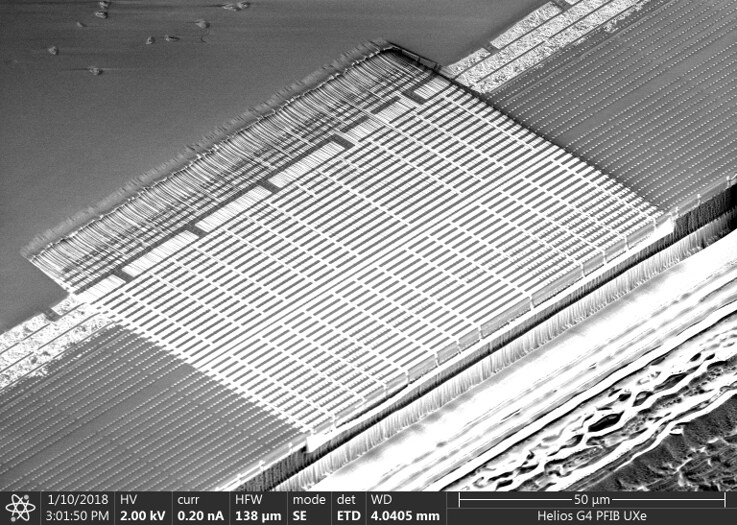
#> input picture data/FIB Sample 2.jpeg, 737 x 525 px
$ python -i thickness.py   (imports and definitions only)
#> lines starting #> are read from the running program, lines starting #| are printed output that depends on the picture; after the words box and inside, x2 and y2 are one past the last pixel; in counts of white or black regions, pixels touching at a corner belong together
#> further down, picture is the input picture: shape (525, 737); min 0, max 255, mean 154.6
import numpy as np
from scipy import ndimage
from skimage import measure, morphology, feature

# [102 lines left out: functions measure_film_thickness, measure_film_profile, not called in this run]

def detect_layers(image, min_size=100, max_regions=5):
    """Detect multiple layers in a TEM image."""
#> called with min_size = 100, max_regions = 5
    # Apply gradient-based edge detection
    gradient = feature.canny(image, sigma=2.0)
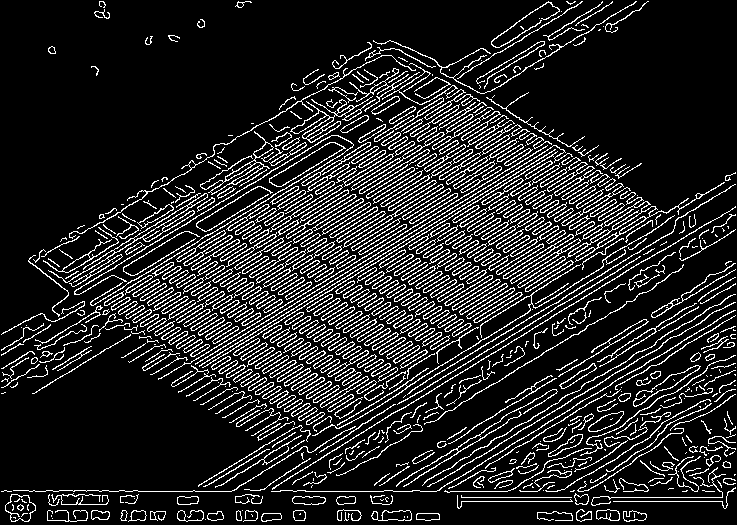
#> gradient: shape (525, 737) bool; 14.5% white in thin lines or dots

    # Close gaps in the edges
    closed_gradient = morphology.closing(gradient, morphology.square(3))
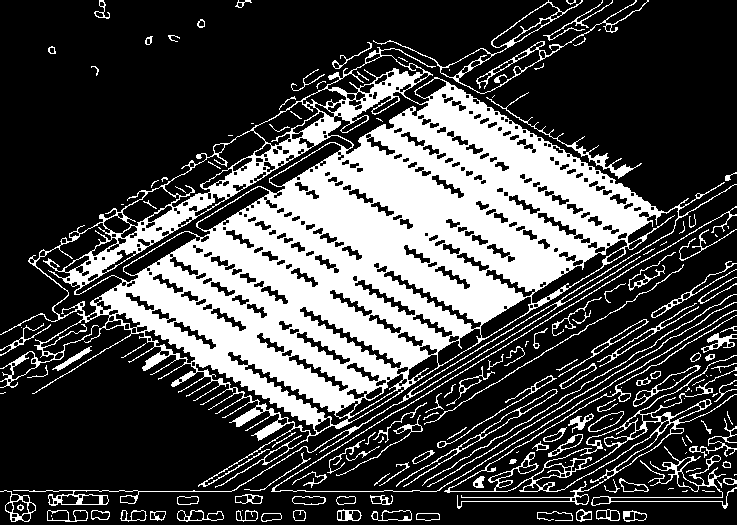
#> closed_gradient: shape (525, 737) bool; 29% white; 165 white regions (57 under 20 px)

    # Label the regions
    labeled = measure.label(~closed_gradient)
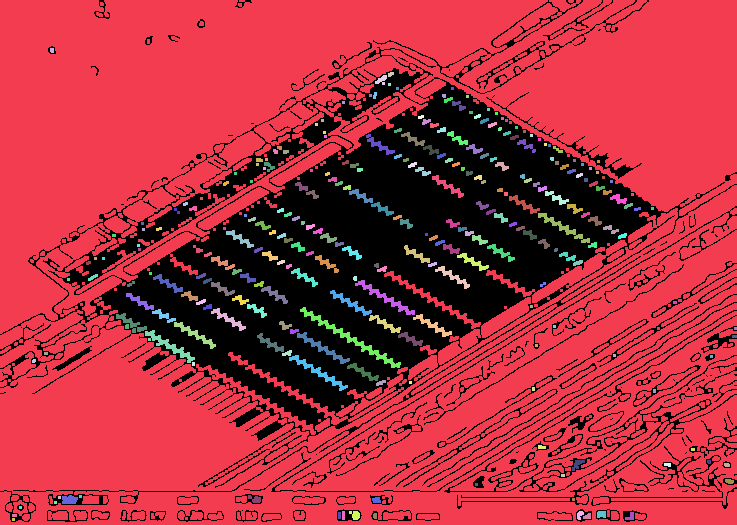
#> labeled: shape (525, 737) int32; 271 distinct labels, from 0 to 270; one colour per label, 0 black

    # Get region properties
    regions = measure.regionprops(labeled)
#> regions = 270 regions; largest, box (x1, y1, x2, y2) and area: (0, 0, 737, 525) 260414, (300, 307, 401, 368) 643, (355, 280, 415, 315) 363, (145, 330, 195, 363) 353, (289, 355, 348, 391) 353

    # Filter regions by size and keep only the largest ones
    valid_regions = [r for r in regions if r.area >= min_size]
#> valid_regions = 40 regions; largest, box (x1, y1, x2, y2) and area: (0, 0, 737, 525) 260414, (300, 307, 401, 368) 643, (355, 280, 415, 315) 363, (145, 330, 195, 363) 353, (289, 355, 348, 391) 353
    valid_regions = sorted(valid_regions, key=lambda r: r.area, reverse=True)[:max_regions]
#> valid_regions = 5 regions; box (x1, y1, x2, y2) and area: (0, 0, 737, 525) 260414, (300, 307, 401, 368) 643, (355, 280, 415, 315) 363, (145, 330, 195, 363) 353, (289, 355, 348, 391) 353

    # Create a new labeled image with only the valid regions
    result_labeled = np.zeros_like(labeled)
    for i, region in enumerate(valid_regions, 1):
        mask = labeled == region.label
        result_labeled[mask] = i
#> this loop made 5 passes
#> pass 1, in detect_layers, `mask = labeled == region.label`:
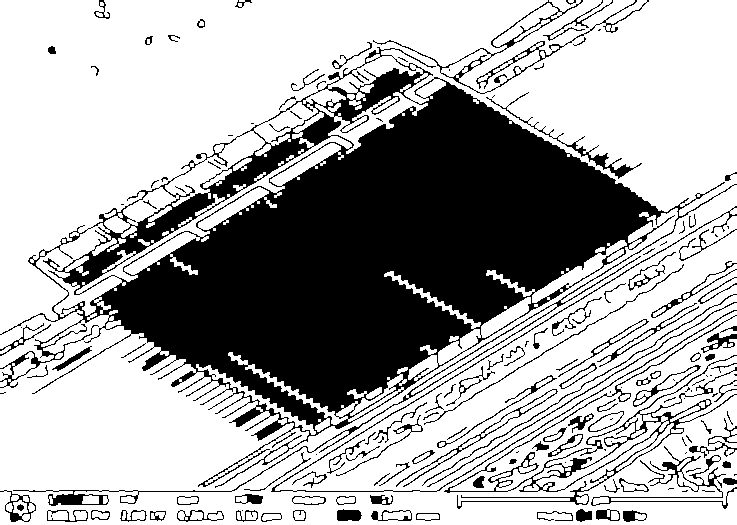
#> mask: shape (525, 737) bool; 67.3% white; 165 black regions (57 under 20 px), largest, box (x1, y1, x2, y2) and area: (0, 47, 737, 506) 107153, (444, 315, 737, 509) 3349, (373, 0, 649, 94) 1445
#> pass 2, in detect_layers, `mask = labeled == region.label`:
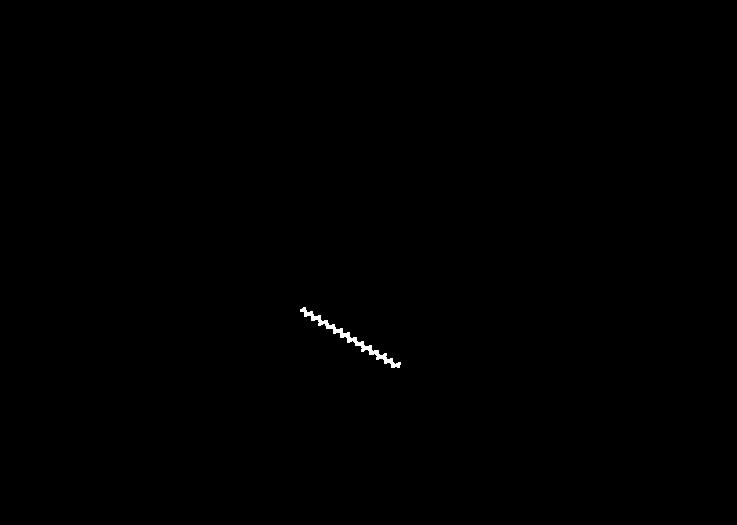
#> mask: shape (525, 737) bool; 0.17% white; 1 white region, box (x1, y1, x2, y2) and area: (300, 307, 401, 368) 643
#> pass 3, in detect_layers, `mask = labeled == region.label`:
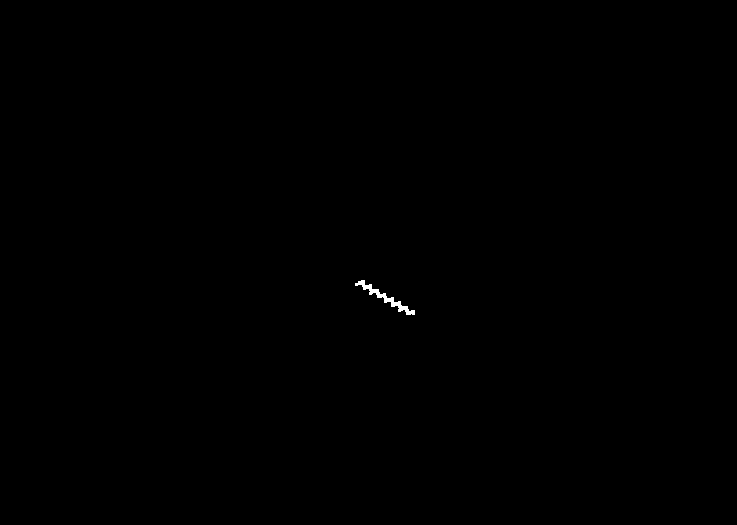
#> mask: shape (525, 737) bool; 0.09% white; 1 white region, box (x1, y1, x2, y2) and area: (355, 280, 415, 315) 363
#> after the loop:
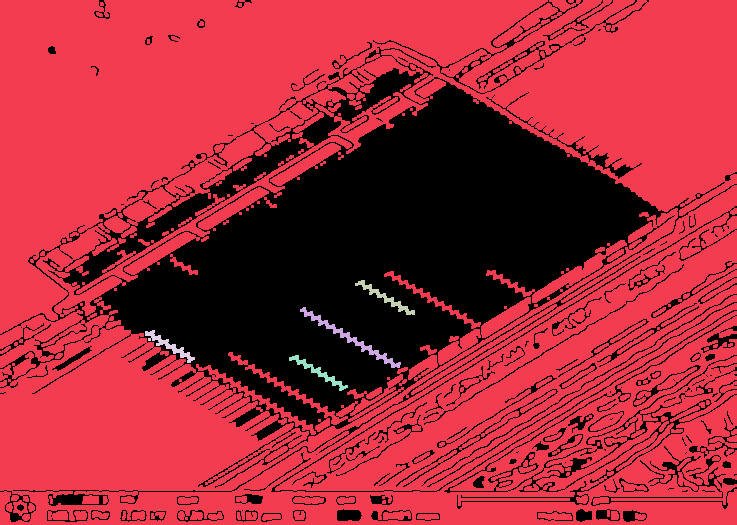
#> result_labeled: shape (525, 737) int32; 6 distinct labels, from 0 to 5; one colour per label, 0 black

    return result_labeled, valid_regions

>>> import cv2
>>> picture = cv2.imread('../../data/FIB Sample 2.jpeg', cv2.IMREAD_GRAYSCALE)
>>> result = detect_layers(picture)

$ run again, on data/TEM Sample 1.jpeg
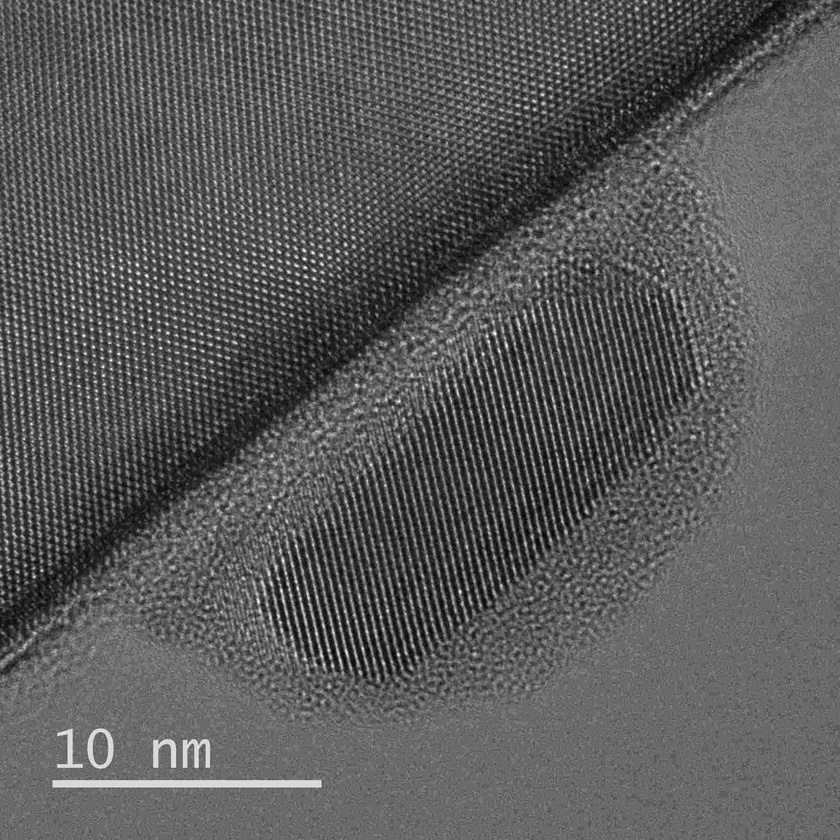
#> input picture data/TEM Sample 1.jpeg, 840 x 840 px, shrunk from 2048 x 2048 before the run
#> picture is the input picture: shape (840, 840); min 0, max 255, mean 90.1
#> in detect_layers, `gradient = feature.canny(image, sigma=2.0)`:
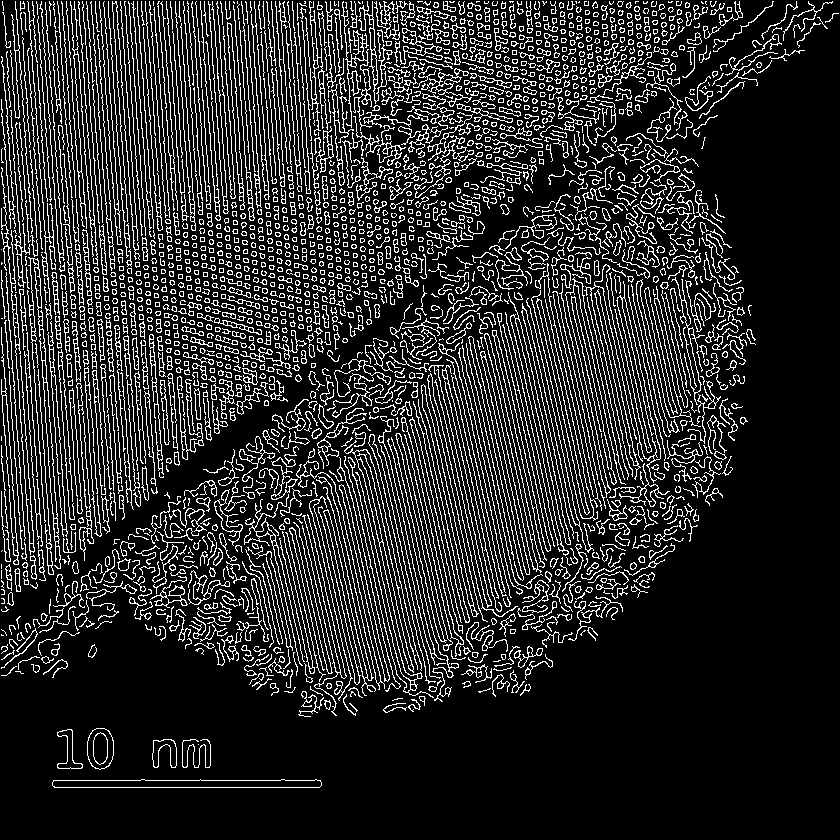
#> gradient: shape (840, 840) bool; 16% white in thin lines or dots
#> closed_gradient: shape (840, 840) bool; 20.2% white in thin lines or dots
#> regions = 1519 regions; largest, box (x1, y1, x2, y2) and area: (0, 0, 840, 840) 528098, (77, 0, 98, 72) 778, (227, 0, 247, 60) 562, (443, 72, 504, 97) 536, (362, 138, 389, 175) 505
#> in detect_layers, `valid_regions = [r for r in regions if r.area >= min_size]`: valid_regions = 52 regions; largest, box (x1, y1, x2, y2) and area: (0, 0, 840, 840) 528098, (77, 0, 98, 72) 778, (227, 0, 247, 60) 562, (443, 72, 504, 97) 536, (362, 138, 389, 175) 505
#> in detect_layers, `valid_regions = sorted(valid_regions, key=lambda r: r.area, reverse=Tr..`: valid_regions = 5 regions; box (x1, y1, x2, y2) and area: (0, 0, 840, 840) 528098, (77, 0, 98, 72) 778, (227, 0, 247, 60) 562, (443, 72, 504, 97) 536, (362, 138, 389, 175) 505
#> the loop in detect_layers, `for i, region in enumerate(valid_regions, 1):` made 5 passes
#> after the loop in detect_layers, `for i, region in enumerate(valid_regions, 1):`:
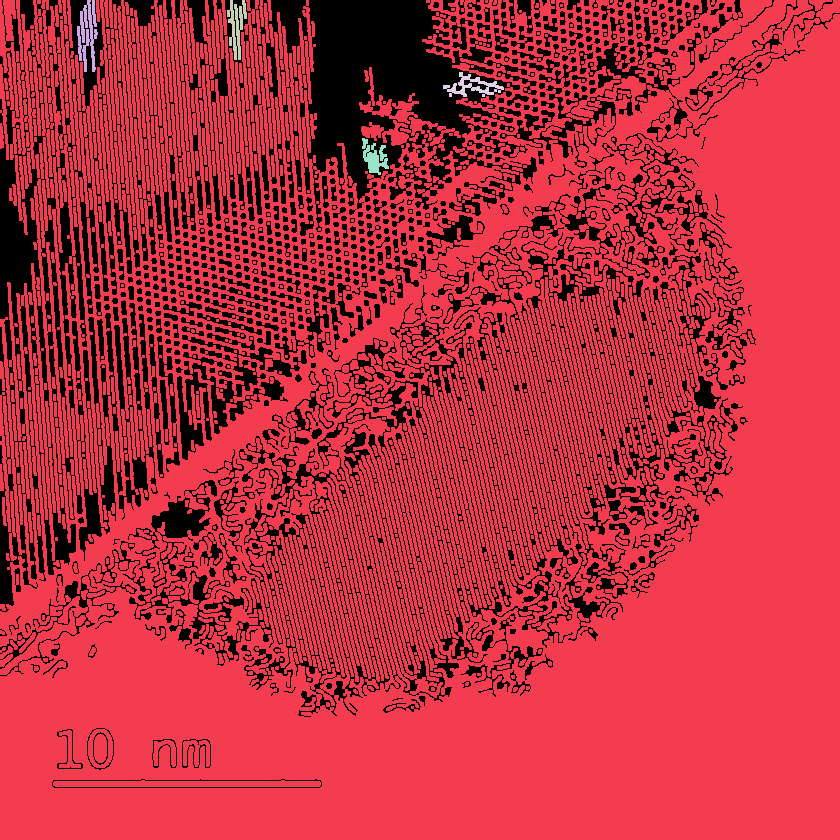
#> result_labeled: shape (840, 840) int32; 6 distinct labels, from 0 to 5; one colour per label, 0 black
